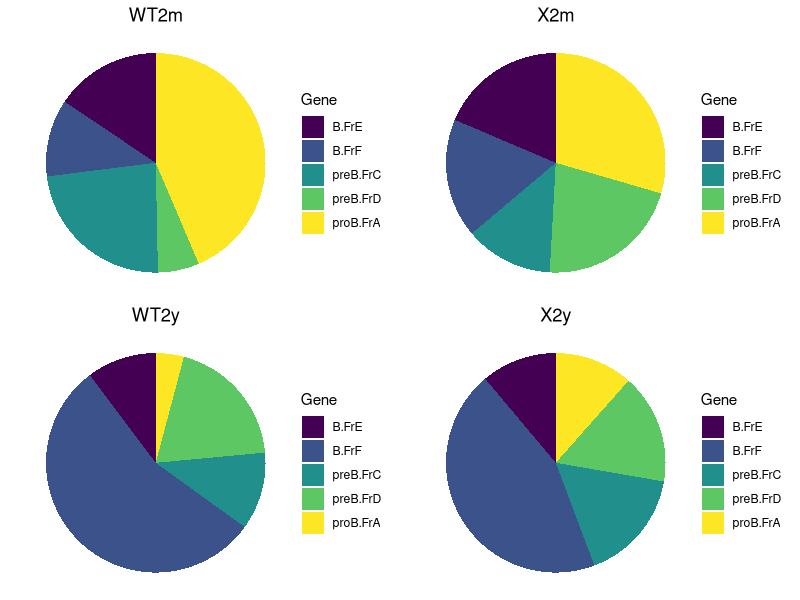

Write the R code that produced this figure.
# Install and load necessary packages
library(ggplot2)
library(gridExtra)

# Prepare the data for WT2m, X2m, WT2y, and X2y
prop.2m <- data.frame(
  Sample = rep(c("WT2m", "X2m"), each = 5),
  Gene = c("B.FrF", "preB.FrD", "B.FrE", "preB.FrC", "proB.FrA"),
  Proportion = c(0.11392620, 0.06104404, 0.15592586, 0.23329366, 0.43581024,
                 0.17557932, 0.21372549, 0.18591800, 0.12976827, 0.29500891)
)

prop.2y <- data.frame(
  Sample = rep(c("WT2y", "X2y"), each = 5),
  Gene = c("preB.FrD", "B.FrF", "B.FrE", "preB.FrC", "proB.FrA"),
  Proportion = c(0.19379586, 0.54769847, 0.10273516, 0.11440961, 0.04136091,
                 0.16183507, 0.44610189, 0.11117366, 0.16549395, 0.11539544)
)

# Create a function to draw ring charts
draw_ring_chart <- function(data, title, colors) {
  ggplot(data, aes(x = 1, y = Proportion, fill = Gene)) +
    geom_bar(stat = "identity", width = 1) +
    coord_polar(theta = "y") +
    theme_void() +
    scale_fill_manual(values = colors) +  # Set the custom color palette
    ggtitle(title) +
    theme(plot.title = element_text(hjust = 0.5))
}

# Specify the custom color palette (viridis)
viridis_colors <- c("#440154FF", "#3B528BFF", "#21908CFF", "#5DC863FF", "#FDE725FF")

# Draw the four ring charts
chart_wt2m <- draw_ring_chart(prop.2m[prop.2m$Sample == "WT2m", ], "WT2m", viridis_colors)
chart_x2m <- draw_ring_chart(prop.2m[prop.2m$Sample == "X2m", ], "X2m", viridis_colors)
chart_wt2y <- draw_ring_chart(prop.2y[prop.2y$Sample == "WT2y", ], "WT2y", viridis_colors)
chart_x2y <- draw_ring_chart(prop.2y[prop.2y$Sample == "X2y", ], "X2y", viridis_colors)

# Arrange all four charts in one picture
dev.new()
grid.arrange(chart_wt2m, chart_x2m, chart_wt2y, chart_x2y, ncol = 2)
dev.off()
